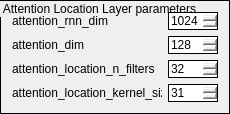
           <widget class="QGroupBox" name="AttentionVariable">
            <property name="styleSheet">
             <string notr="true">border: 1px solid black;</string>
            </property>
            <property name="title">
             <string>Attention Location Layer parameters</string>
            </property>
            <layout class="QGridLayout" name="gridLayout_8">
             <item row="0" column="0">
              <layout class="QHBoxLayout" name="horizontalLayout_31">
               <item>
                <widget class="QLabel" name="label_28">
                 <property name="minimumSize">
                  <size>
                   <width>150</width>
                   <height>0</height>
                  </size>
                 </property>
                 <property name="maximumSize">
                  <size>
                   <width>85</width>
                   <height>16777215</height>
                  </size>
                 </property>
                 <property name="styleSheet">
                  <string notr="true">border: 0;</string>
                 </property>
                 <property name="text">
                  <string>attention_rnn_dim</string>
                 </property>
                </widget>
               </item>
               <item>
                <widget class="QSpinBox" name="attention_rnn_dim">
                 <property name="minimum">
                  <number>512</number>
                 </property>
                 <property name="maximum">
                  <number>2048</number>
                 </property>
                 <property name="singleStep">
                  <number>512</number>
                 </property>
                 <property name="value">
                  <number>1024</number>
                 </property>
                </widget>
               </item>
              </layout>
             </item>
             <item row="1" column="0">
              <layout class="QHBoxLayout" name="horizontalLayout_33">
               <item>
                <widget class="QLabel" name="label_30">
                 <property name="minimumSize">
                  <size>
                   <width>150</width>
                   <height>0</height>
                  </size>
                 </property>
                 <property name="maximumSize">
                  <size>
                   <width>85</width>
                   <height>16777215</height>
                  </size>
                 </property>
                 <property name="styleSheet">
                  <string notr="true">border: 0;</string>
                 </property>
                 <property name="text">
                  <string>attention_dim</string>
                 </property>
                </widget>
               </item>
               <item>
                <widget class="QSpinBox" name="attention_dim">
                 <property name="minimum">
                  <number>64</number>
                 </property>
                 <property name="maximum">
                  <number>512</number>
                 </property>
                 <property name="singleStep">
                  <number>64</number>
                 </property>
                 <property name="value">
                  <number>128</number>
                 </property>
                </widget>
               </item>
              </layout>
             </item>
             <item row="2" column="0">
              <layout class="QHBoxLayout" name="horizontalLayout_32">
               <item>
                <widget class="QLabel" name="label_29">
                 <property name="minimumSize">
                  <size>
                   <width>150</width>
                   <height>0</height>
                  </size>
                 </property>
                 <property name="maximumSize">
                  <size>
                   <width>85</width>
                   <height>16777215</height>
                  </size>
                 </property>
                 <property name="styleSheet">
                  <string notr="true">border: 0;</string>
                 </property>
                 <property name="text">
                  <string>attention_location_n_filters</string>
                 </property>
                </widget>
               </item>
               <item>
                <widget class="QSpinBox" name="attention_location_n_filters">
                 <property name="minimum">
                  <number>1</number>
                 </property>
                 <property name="maximum">
                  <number>100</number>
                 </property>
                 <property name="singleStep">
                  <number>1</number>
                 </property>
                 <property name="value">
                  <number>32</number>
                 </property>
                </widget>
               </item>
              </layout>
             </item>
             <item row="3" column="0">
              <layout class="QHBoxLayout" name="horizontalLayout_30">
               <item>
                <widget class="QLabel" name="label_27">
                 <property name="minimumSize">
                  <size>
                   <width>150</width>
                   <height>0</height>
                  </size>
                 </property>
                 <property name="maximumSize">
                  <size>
                   <width>85</width>
                   <height>16777215</height>
                  </size>
                 </property>
                 <property name="styleSheet">
                  <string notr="true">border: 0;</string>
                 </property>
                 <property name="text">
                  <string>attention_location_kernel_size</string>
                 </property>
                </widget>
               </item>
               <item>
                <widget class="QSpinBox" name="attention_location_kernel_size">
                 <property name="minimum">
                  <number>1</number>
                 </property>
                 <property name="maximum">
                  <number>100</number>
                 </property>
                 <property name="singleStep">
                  <number>1</number>
                 </property>
                 <property name="value">
                  <number>31</number>
                 </property>
                </widget>
               </item>
              </layout>
             </item>
            </layout>
           </widget>
